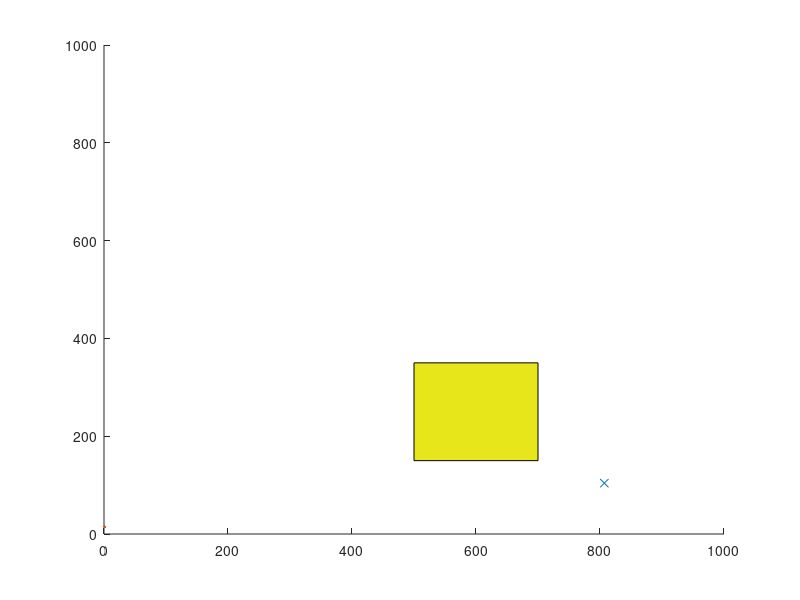

Reproduce this figure in MATLAB. (Note: this script raises an error after producing the figure.)
 % RRT* algorithm in 2D with collision avoidance.
% 
% Author: Sai Vemprala
% 
% nodes:    Contains list of all explored nodes. Each node contains its
%           coordinates, cost to reach and its parent.
% 
% Brief description of algorithm: 
% 1. Pick a random node q_rand.
% 2. Find the closest node q_near from explored nodes to branch out from, towards
%    q_rand.
% 3. Steer from q_near towards q_rand: interpolate if node is too far away, reach
%    q_new. Check that obstacle is not hit.
% 4. Update cost of reaching q_new from q_near, treat it as Cmin. For now,
%    q_near acts as the parent node of q_new.
% 5. From the list of 'visited' nodes, check for nearest neighbors with a 
%    given radius, insert in a list q_nearest.
% 6. In all members of q_nearest, check if q_new can be reached from a
%    different parent node with cost lower than Cmin, and without colliding
%    with the obstacle. Select the node that results in the least cost and 
%    update the parent of q_new.
% 7. Add q_new to node list.
% 8. Continue until maximum number of nodes is reached or goal is hit.

% Clears all variables and closes any figures
clearvars
close all

% Setup environment and algorithm constraints
% Size of environment
x_max = 1000;
y_max = 1000;
% Obstacle
obstacle = [500,150,200,200];
% Step size - how far tree can expand per iteration
EPS = 40;
% Max number of nodes the algorithm will generate
numNodes = 500;        

% Start and goal positions
q_start.coord = [0 0];
q_start.cost = 0;
q_start.parent = 0;
q_goal.coord = [999 999];
q_goal.cost = 0;

% nodes stores all explored nodes
nodes(1) = q_start;

% Create figure, draw obstacle
figure(1)
axis([0 x_max 0 y_max])
rectangle('Position',obstacle,'FaceColor',[.9 .9 .1])
hold on

% Main loop - growing the tree
for i = 1:1:numNodes
    % Generates a random point in the 2D space
    q_rand = [floor(rand(1)*x_max) floor(rand(1)*y_max)];
    % Plot point on figure
    plot(q_rand(1), q_rand(2), 'x', 'Color',  [0 0.4470 0.7410], MarkerSize=15)
    
    % Break if goal node is already reached
    for j = 1:1:length(nodes)
        if nodes(j).coord == q_goal.coord
            break
        end
    end
    
    % Pick the closest node to q_rand from existing list to branch out from
    % By calculating the Euclidean distance for all nodes
    ndist = [];
    for j = 1:1:length(nodes)
        n = nodes(j);
        tmp = dist(n.coord, q_rand);
        ndist = [ndist tmp];
    end
    [val, idx] = min(ndist);
    q_near = nodes(idx);
    
    % Move towards q_rand from q_near (limited to EPS num units)
    q_new.coord = steer(q_rand, q_near.coord, val, EPS);

    % Checks if the path between q_near and q_new collides with the
    % obstacle
    if noCollision(q_rand, q_near.coord, obstacle)
        % No collision, so draws a line from q_near to q_new
        line([q_near.coord(1), q_new.coord(1)], [q_near.coord(2), q_new.coord(2)], 'Color', 'k', 'LineWidth', 2);
        drawnow
        hold on
        % Calculate cost to travel to q_new plus the cost of reaching
        % q_near
        q_new.cost = dist(q_new.coord, q_near.coord) + q_near.cost;
        
        % Within a radius of r, find all existing nodes
        % Check if any provide a lower cost path to q_new
        q_nearest = [];
        r = 60;
        neighbor_count = 1;
        for j = 1:1:length(nodes)
            if noCollision(nodes(j).coord, q_new.coord, obstacle) && dist(nodes(j).coord, q_new.coord) <= r
                q_nearest(neighbor_count).coord = nodes(j).coord;
                q_nearest(neighbor_count).cost = nodes(j).cost;
                neighbor_count = neighbor_count+1;
            end
        end
        
        % Initialize cost to currently known value
        q_min = q_near;
        C_min = q_new.cost;
        
        % Iterate through all nearest neighbors to find alternate lower
        % cost paths
        % If a better parent is found, updates the connection and draws a
        % green line
        for k = 1:1:length(q_nearest)
            if noCollision(q_nearest(k).coord, q_new.coord, obstacle) && q_nearest(k).cost + dist(q_nearest(k).coord, q_new.coord) < C_min
                q_min = q_nearest(k);
                C_min = q_nearest(k).cost + dist(q_nearest(k).coord, q_new.coord);
                line([q_min.coord(1), q_new.coord(1)], [q_min.coord(2), q_new.coord(2)], 'Color', 'g', 'LineWidth', 1);                
                hold on
            end
        end
        
        % Update parent to least cost-from node
        for j = 1:1:length(nodes)
            if nodes(j).coord == q_min.coord
                q_new.parent = j;
            end
        end
        
        % Append q_new to explored nodes
        nodes = [nodes q_new];
    end
end

% Finding the optimal path
% Finds the closest node to the goal
D = [];
for j = 1:1:length(nodes)
    tmpdist = dist(nodes(j).coord, q_goal.coord);
    D = [D tmpdist];
end

% Search backwards from goal to start to find the optimal least cost path
[val, idx] = min(D);
q_final = nodes(idx);
q_goal.parent = idx;
q_end = q_goal;
nodes = [nodes q_goal];
% Trace path back to start and draws optimal path.
while q_end.parent ~= 0
    start = q_end.parent;
    line([q_end.coord(1), nodes(start).coord(1)], [q_end.coord(2), nodes(start).coord(2)], 'Color', 'r', 'LineWidth', 2);
    hold on
    q_end = nodes(start);
end


